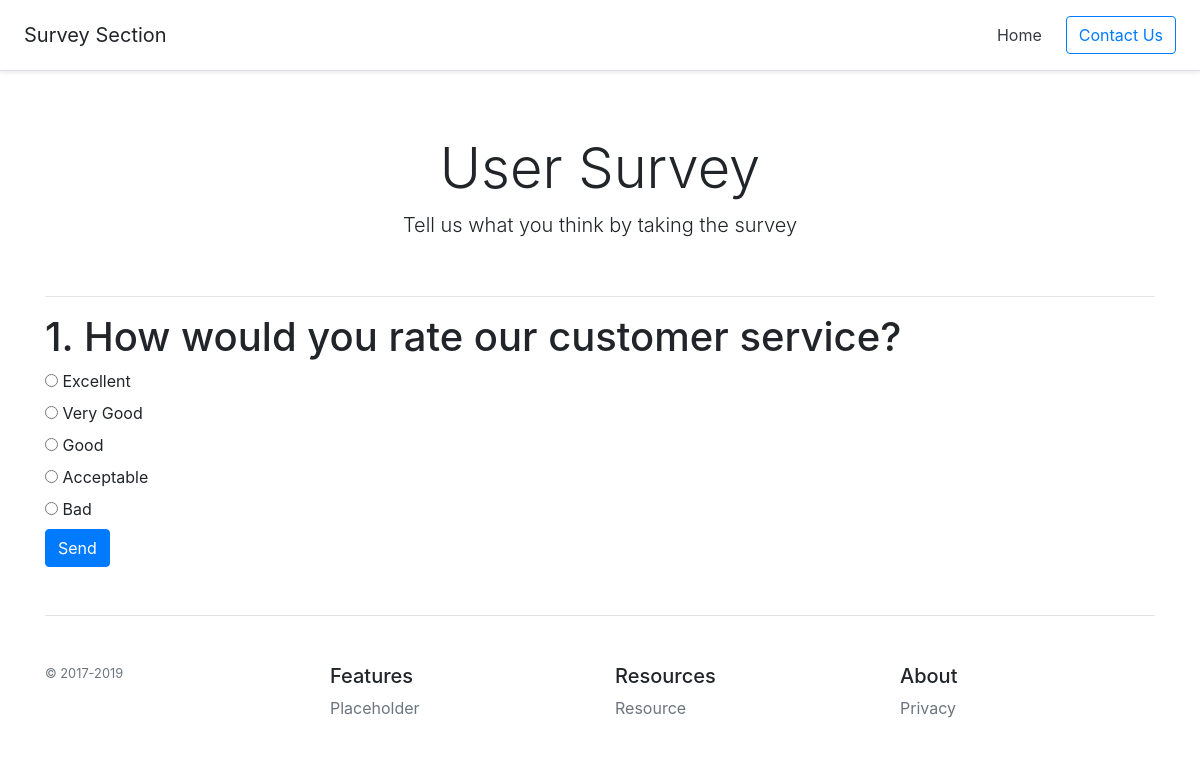
The app's page /survey/1/ with its own data.
### survey/models.py (models this page shows, shortened)
class Question(models.Model):
    question_text = models.CharField(max_length=300)
    pub_date = models.DateTimeField('Date published', default=timezone.now)

class Choice(models.Model):
    question = models.ForeignKey(Question, on_delete=models.CASCADE)
    choice_text = models.CharField(max_length=100)
    votes = models.IntegerField(default=0)

### survey/views.py (the view)
# urls.py: path('<int:pk>/', login_required(views.DetailView.as_view()), name='detail'),
class DetailView(generic.DetailView):
    model = Question
    template_name = 'survey/detail.html'
    def get_queryset(self):
        return Question.objects.filter(pub_date__lte=timezone.now())

### survey/templates/survey/detail.html (shortened to what this page needs)
{% extends 'survey/base.html' %}
{% block content %}
<h1>{{ question.id }}. {{ question.question_text }}</h1>
<form action="{% url 'survey:vote' question.id %}" method="post">
    {% for choice in question.choice_set.all %}
    <input type="radio" name="choice" id="choice{{ forloop.counter }}" value="{{ choice.id }}">
    <label for="choice{{ forloop.counter }}">{{ choice.choice_text }}</label><br>
    {% endfor %}
    <input type="submit"  class="btn btn-primary" value="Send">
</form>
{% endblock content %}

### records on screen
Question: id "1", question_text "How would you rate our customer service?"
Choice: choice_text "Excellent"
Choice: choice_text "Very Good"
Choice: choice_text "Good"
Choice: choice_text "Acceptable"
Choice: choice_text "Bad"
